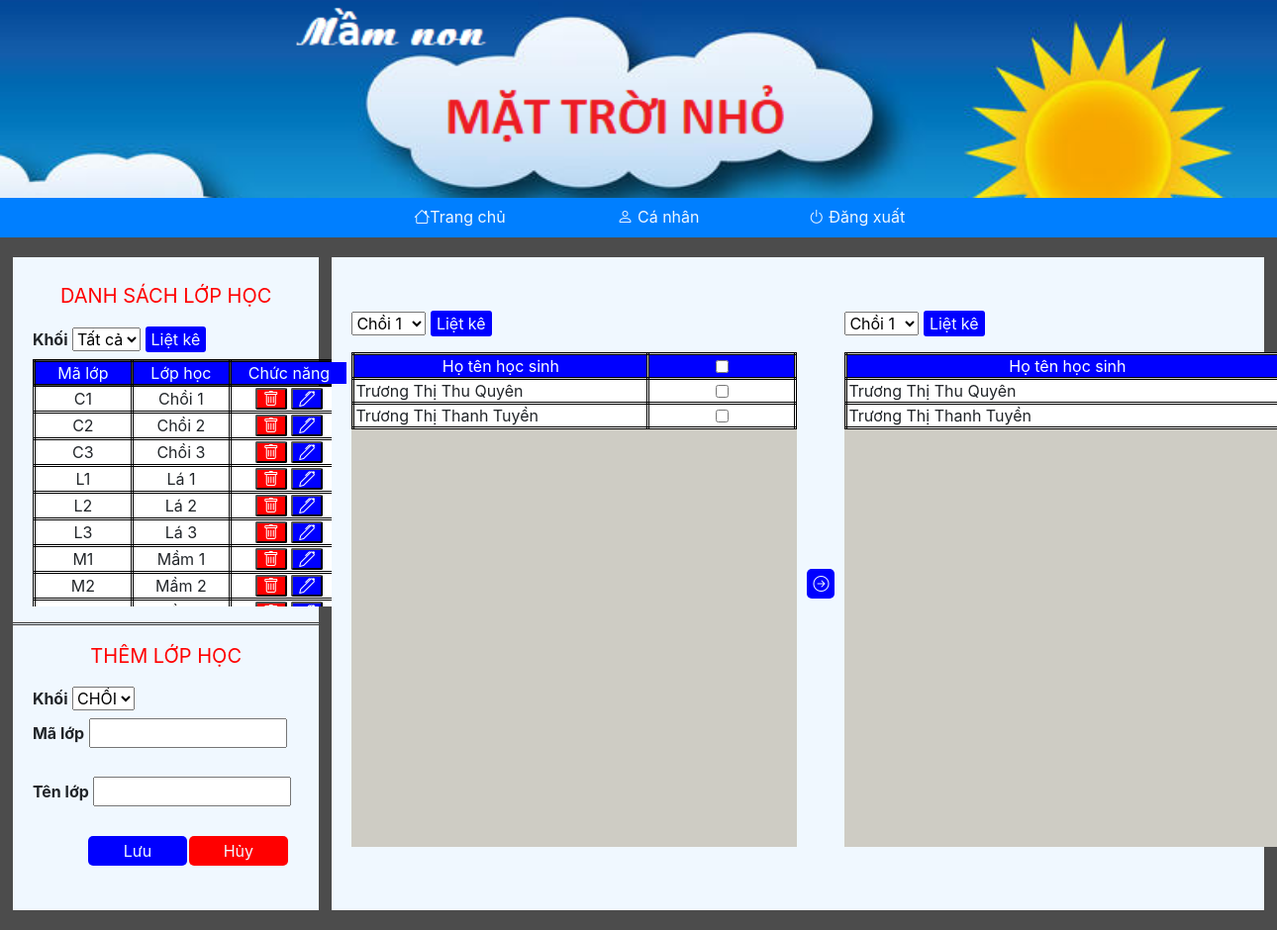
/admin/cnlop.php, run on the app's committed database.
### tables this page shows
CREATE TABLE `lop` (
  `MSLOP` varchar(10) NOT NULL,
  `TENLOP` varchar(30) NOT NULL,
  `MAKHOI` varchar(10) NOT NULL
);

CREATE TABLE `hocsinh` (
  `MAHS` int(11) NOT NULL,
  `HOTENHS` varchar(50) NOT NULL,
  `NGAYSINH` date NOT NULL,
  `GIOITINH` varchar(5) NOT NULL,
  `DIACHI` varchar(200) NOT NULL,
  `NGAYNHAPHOC` date NOT NULL,
  `HOTENCHA` varchar(50) NOT NULL,
  `SDTCHA` varchar(15) NOT NULL,
  `HOTENME` varchar(50) NOT NULL,
  `SDTME` varchar(15) NOT NULL,
  `MSLOP` varchar(10) NOT NULL,
  `ANHHS` varchar(1000) NOT NULL,
  `ANHCHA` varchar(1000) NOT NULL,
  `ANHME` varchar(1000) NOT NULL
);

### admin/cnlop.php (the view, shortened to what this page needs)
<?php require_once("../connect.php");
require_once("../inc/header.php");
?>
<html>
    <head>
            <link rel="stylesheet" href="https://maxcdn.bootstrapcdn.com/bootstrap/4.3.1/css/bootstrap.min.css">
        <link rel='stylesheet' href='https://cdn.jsdelivr.net/npm/bootstrap-icons@1.7.2/font/bootstrap-icons.css'>
    </head>
    <body>
        <div id="content">
            <div id="lop">
                <br>
                <p style='text-align:center; color: red; font-size: 20;'>DANH SÁCH LỚP HỌC</p>
                <Label style='margin-left: 20px;'><b>Khối </b></Label>
                <select id='khoi'>
                    <option>Tất cả</option>
                </select>
                <button style='background-color:blue; color:aliceblue; border: none; border-radius: 3px;' onclick='lk()'>Liệt kê</button>
                <div id='tb-lop'>
                    <table id='table-lop'>
                        <tr style='top: 0; position:sticky;'>
                            <td style='width: 100px; background-color:blue; color:azure;'>Mã lớp</td>
                            <td style='width: 100px; background-color:blue; color:azure;'>Lớp học</td>
                            <td style='width: 120px; background-color:blue; color:azure;'>Chức năng</td>
                        </tr>
                    <?php
                        $q1=$conn->query("SELECT*FROM lop");
                        while($row=$q1->fetch_assoc()){
                            echo "<tr>
                                    <td>".$row["MSLOP"]."</td>
                                    <td>".$row["TENLOP"]."</td>
                                    <td><button id='btn-del' onclick='xoa(this)' style='background-color: red; color: white; border-radius: 2px;'><i class='bi bi-trash'></i></button>
                                    <button id='btn-del' onclick='cn(this)' style='background-color: blue; color: white; border-radius: 2px;'><i class='bi bi-pen'></i></button></td>
                            </tr>";
                        }
                    ?>
                    </table>
                </div>
                <hr style='padding: 0;
                    border: none;
                    border-top: medium double #333;
                    color: #333;'>
                <p style='text-align:center; color: red; font-size: 20;'>THÊM LỚP HỌC</p>
                <Label style='margin-left: 20px;'><b>Khối </b></Label>
                <select id='khoi-new'>
                    <?php
                        $q=$conn->query("SELECT*FROM khoi");
                        while($r1=$q->fetch_assoc()){
                            echo "<option value='".$r1["MAKHOI"]."'>".$r1["TENKHOI"]."</option>";
                        }
                ?>
                </select>
                <br>
                <Label style='margin-left: 20px;'><b>Mã lớp</b></Label>
                <input type="text" id="mlopnew" style='width: 200px'><br><br>
                <Label style='margin-left: 20px;'><b>Tên lớp</b></Label>
                <input type="text" id="tenlopnew" style='width: 200px'>
                <br><br>
                <table style='margin-left:75px'>
                    <tr>
                        <td style='width: 100px;'><button id='btn-luu' onclick='Luu()' style='background-color:blue; color:aliceblue; width: 100px; height: 30px; border: none; border-radius: 5px;'>Lưu</button></td>
                        <td style='width: 100px;'><button id='btn-huy' onclick='Huy()' style='background-color:red; color:aliceblue; width: 100px; height: 30px; border: none; border-radius: 5px;'>Hủy</button></td>
                    </tr>
                </table>
            </div>
            <div id="chuyenlop">
                <div id='lopcu'>
                    <br>
                    <select id='lop-cu'>
                        <?php
                            $q=$conn->query("SELECT*FROM lop");
                            while($r=$q->fetch_assoc()){
                                echo "<option value='".$r["MSLOP"]."'>".$r["TENLOP"]."</option>";
                            }
                    ?>
                    </select>
                    <button style='background-color:blue; color:aliceblue; border: none; border-radius: 3px;' onclick='lkcu()'>Liệt kê</button>
                    <br><p><b id="gvcu"></b></p>
                    <div id='tb-lopcu'>
                        <table id='tbcu'>
                            <tr style='top:0; position: sticky'>
                                <td style='width: 300px; background-color:blue; color:#ffffff; text-align:center;'>Họ tên học sinh</td>
                                <td style='width: 150px; background-color:blue; color:#ffffff; text-align:center;'><input type='checkbox' id='checkall' onclick='chooseAll()'></td>
                            </tr>
                        <?php
                            $q=$conn->query("SELECT*FROM hocsinh WHERE MSLOP='C1'");
                            while($rcu=$q->fetch_assoc()){
                                echo "<tr>
                                        <td style='display: none;'>".$rcu["MAHS"]."</td>
                                        <td>".$rcu["HOTENHS"]."</td>
                                        <td style='text-align: center;'><input type='checkbox' class='checkrow'></td>
                                    </tr>";
                            }
                        ?>
                        </table>
                    </div>
                </div>
                <button id='btn-luu' onclick='chuyen()' style='background-color:blue; color:aliceblue; width: 100px; margin-left:10px; margin-top: 315px;
                                                           height: 30px; border: none; border-radius: 5px;'><i class="bi bi-arrow-right-circle"></i></button>
                <div id='lopmoi'>
                <br>
                    <select id='lop-moi'>
                        <?php
                            $q=$conn->query("SELECT*FROM lop");
                            while($r=$q->fetch_assoc()){
                                echo "<option value='".$r["MSLOP"]."'>".$r["TENLOP"]."</option>";
                            }
                    ?>
                    </select>
                    <button style='background-color:blue; color:aliceblue; border: none; border-radius: 3px;' onclick='lkmoi()'>Liệt kê</button>
                    <br><p><b id="gvmoi"></b></p>
                    <div id='tb-lopmoi'>
                    <table id='tbmoi'>
                            <tr style='top:0; position: sticky'>
                                <td style='width: 450px; background-color:blue; color:#ffffff; text-align:center;'>Họ tên học sinh</td>
                            </tr>
                        <?php
                            $q=$conn->query("SELECT*FROM hocsinh WHERE MSLOP='C1'");
                            while($rmoi=$q->fetch_assoc()){
                                echo "<tr>
                                        <td style='display: none;'>".$rmoi["MAHS"]."</td>
                                        <td>".$rmoi["HOTENHS"]."</td>
                                    </tr>";
                            }
                        ?>
                        </table>
                    </div>
                </div>
            </div>
        </div>
    </body>
</html>

### admin/cnlop.php (style rules this page uses)
#content { width:100%; height: 700px; display:flex; background-color: rgba(0, 0, 0, 0.7); }
#lop { width:24%; height:660px; background-color: aliceblue; margin-left: 1%; margin-top: 20px; }
#chuyenlop { width: 73%; margin-top: 20px; margin-left: 1%; height: 660px; background-color: aliceblue; display:flex; }
#lopcu { width: 450px; margin-top: 30px; margin-left: 20px; height: 600px; }
#lopmoi { width: 450px; margin-top: 30px; margin-left: 10px; height: 600px; }
#tb-lop { width:320px; height: 250px; margin-left: 20px; overflow-y: scroll; background-color: rgba(0, 0, 0, 0.7); }
#tb-lop td { text-align: center; border-style: double; border-color: black; background-color:#ffffff; }
#tbcu td { background-color: #ffffff; border-color: black; border-style:double; }
#tbmoi td { background-color: #ffffff; border-color: black; border-style:double; }
#tb-lopcu { width: 450px; height: 500px; background-color:#ceccc4; overflow-y:scroll; }
#tb-lopmoi { width: 450px; height: 500px; background-color:#ceccc4; overflow-y:scroll; }

### data on the page
lop: MSLOP "C1", TENLOP "Chồi 1"
lop: MSLOP "C2", TENLOP "Chồi 2"
lop: MSLOP "C3", TENLOP "Chồi 3"
lop: MSLOP "L1", TENLOP "Lá 1"
lop: MSLOP "L2", TENLOP "Lá 2"
lop: MSLOP "L3", TENLOP "Lá 3"
lop: MSLOP "M1", TENLOP "Mầm 1"
lop: MSLOP "M2", TENLOP "Mầm 2"
hocsinh: HOTENHS "Trương Thị Thu Quyên"
hocsinh: HOTENHS "Trương Thị Thanh Tuyền"

### other printed values
form field value "CHỒI"
form field value "Chồi 1"
